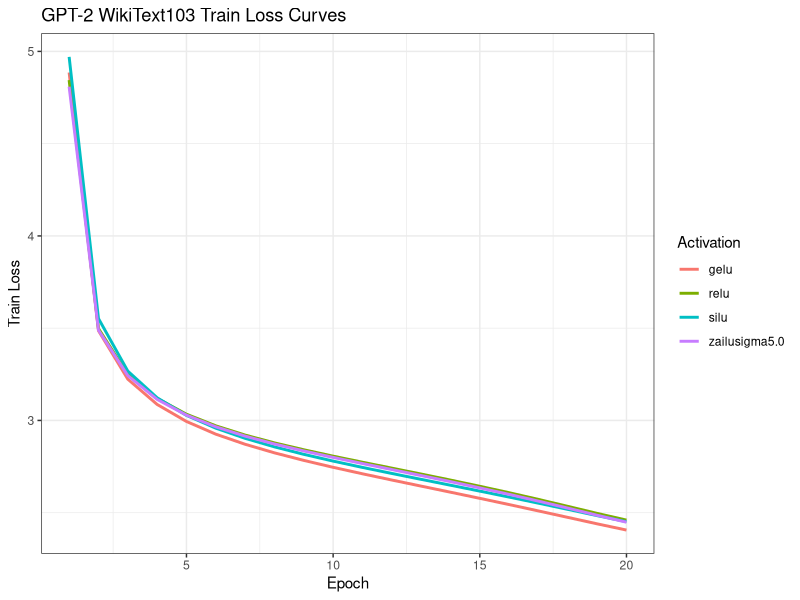
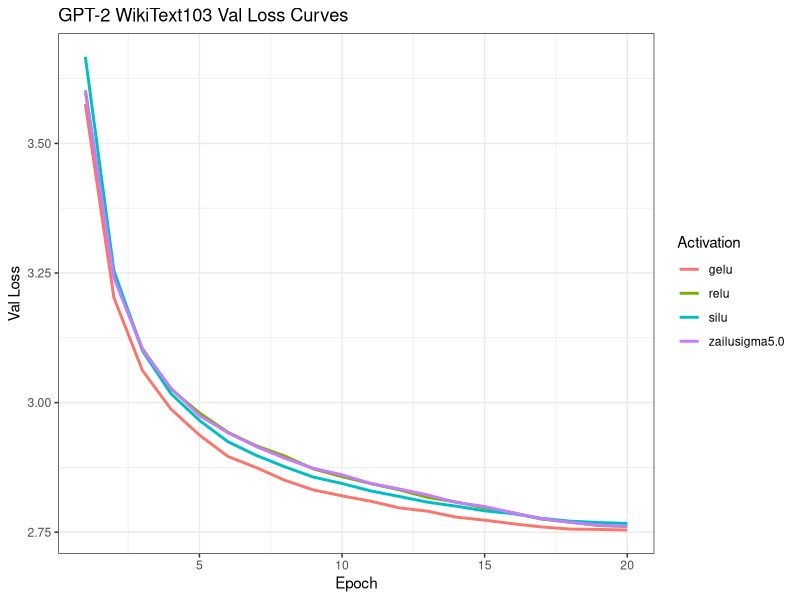

Here is the R script that generated these plots, in order:

library(ggplot2)
library(tidyverse)

setwd("~/Developer/ZiLU-Activation/Output/csv/GPT2/")

gpt2_train = read.csv("WikiText103_train_loss.csv")
gpt2_val = read.csv("WikiText103_val_loss.csv")

# Train Loss
plot_gpt2_train = gpt2_train %>%
    pivot_longer(
        cols = -epoch,
        names_to = "activation",
        values_to = "loss",
        names_pattern = "(.*).train"
    ) %>%
    filter(
        activation %in% c("gelu", "relu", "silu", "zailusigma5.0")
    )
            

p1 = ggplot(plot_gpt2_train, aes(x = epoch, y = loss, color = activation)) +
    geom_line(linewidth = 1) +
    labs(
        title = "GPT-2 WikiText103 Train Loss Curves",
        x = "Epoch",
        y = "Train Loss",
        color = "Activation"
    ) +
    theme_bw()

ggsave(
    filename = "gpt2_train_loss.png",
    plot = p1,
    width = 8,
    height = 6,
    dpi = 300,
    units = "in",
    bg = "white"
)

# Val Loss
plot_gpt2_val <- gpt2_val %>%
    pivot_longer(
        cols = -epoch,
        names_to = "activation",
        values_to = "loss",
        names_pattern = "(.*).val"
    ) %>%
    filter(
        activation %in% c("gelu", "relu", "silu", "zailusigma5.0")
    )


p1 = ggplot(plot_gpt2_val, aes(x = epoch, y = loss, color = activation)) +
    geom_line(linewidth = 1) +
    labs(
        title = "GPT-2 WikiText103 Val Loss Curves",
        x = "Epoch",
        y = "Val Loss",
        color = "Activation"
    ) +
    theme_bw()

ggsave(
    filename = "gpt2_val_loss.png",
    plot = p1,
    width = 8,
    height = 6,
    dpi = 300,
    units = "in",
    bg = "white"
)